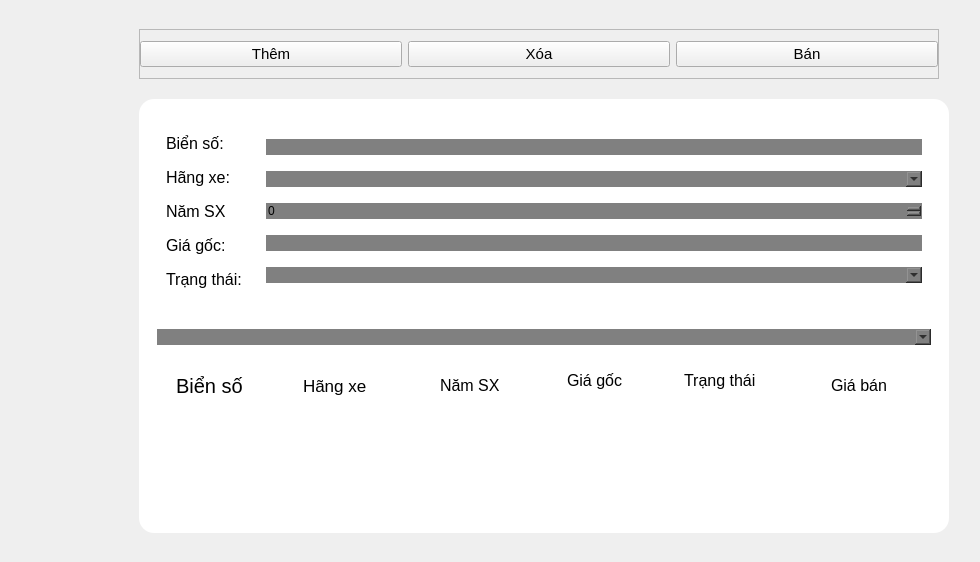
<?xml version="1.0" encoding="UTF-8"?>
<ui version="4.0">
 <class>MainWindow</class>
 <widget class="QMainWindow" name="MainWindow">
  <property name="geometry">
   <rect>
    <x>0</x>
    <y>0</y>
    <width>980</width>
    <height>562</height>
   </rect>
  </property>
  <property name="windowTitle">
   <string>MainWindow</string>
  </property>
  <widget class="QWidget" name="centralwidget">
   <layout class="QHBoxLayout" name="horizontalLayout">
    <item>
     <widget class="QWidget" name="widget_2" native="true">
      <property name="maximumSize">
       <size>
        <width>100</width>
        <height>16777215</height>
       </size>
      </property>
      <widget class="QLabel" name="label_2">
       <property name="geometry">
        <rect>
         <x>10</x>
         <y>430</y>
         <width>78</width>
         <height>100</height>
        </rect>
       </property>
       <property name="maximumSize">
        <size>
         <width>16777215</width>
         <height>100</height>
        </size>
       </property>
       <property name="text">
        <string/>
       </property>
       <property name="pixmap">
        <pixmap>ảnh/adaw.png</pixmap>
       </property>
       <property name="scaledContents">
        <bool>true</bool>
       </property>
      </widget>
      <widget class="QLabel" name="label">
       <property name="geometry">
        <rect>
         <x>11</x>
         <y>11</y>
         <width>78</width>
         <height>100</height>
        </rect>
       </property>
       <property name="maximumSize">
        <size>
         <width>16777215</width>
         <height>100</height>
        </size>
       </property>
       <property name="text">
        <string/>
       </property>
       <property name="pixmap">
        <pixmap>ảnh/tải xuống.png</pixmap>
       </property>
       <property name="scaledContents">
        <bool>true</bool>
       </property>
      </widget>
      <widget class="QLabel" name="label_3">
       <property name="geometry">
        <rect>
         <x>11</x>
         <y>118</y>
         <width>78</width>
         <height>329</height>
        </rect>
       </property>
       <property name="text">
        <string/>
       </property>
      </widget>
     </widget>
    </item>
    <item>
     <widget class="QStackedWidget" name="stackedWidget">
      <property name="maximumSize">
       <size>
        <width>850</width>
        <height>16777215</height>
       </size>
      </property>
      <property name="currentIndex">
       <number>2</number>
      </property>
      <widget class="QWidget" name="homePage">
       <layout class="QGridLayout" name="gridLayout_2">
        <property name="leftMargin">
         <number>0</number>
        </property>
        <property name="topMargin">
         <number>0</number>
        </property>
        <property name="rightMargin">
         <number>0</number>
        </property>
        <property name="bottomMargin">
         <number>0</number>
        </property>
        <property name="spacing">
         <number>0</number>
        </property>
        <item row="0" column="0">
         <widget class="QFrame" name="homeFrame">
          <property name="frameShape">
           <enum>QFrame::StyledPanel</enum>
          </property>
          <property name="frameShadow">
           <enum>QFrame::Raised</enum>
          </property>
          <layout class="QHBoxLayout" name="horizontalLayout_9">
           <property name="spacing">
            <number>0</number>
           </property>
           <property name="leftMargin">
            <number>0</number>
           </property>
           <property name="topMargin">
            <number>0</number>
           </property>
           <property name="rightMargin">
            <number>0</number>
           </property>
           <property name="bottomMargin">
            <number>0</number>
           </property>
           <item>
            <widget class="QWidget" name="widget_3" native="true">
             <property name="minimumSize">
              <size>
               <width>350</width>
               <height>0</height>
              </size>
             </property>
            </widget>
           </item>
          </layout>
         </widget>
        </item>
       </layout>
      </widget>
      <widget class="QWidget" name="rankPage">
       <layout class="QGridLayout" name="gridLayout_5">
        <item row="0" column="0">
         <widget class="QFrame" name="rankFrame">
          <property name="frameShape">
           <enum>QFrame::StyledPanel</enum>
          </property>
          <property name="frameShadow">
           <enum>QFrame::Raised</enum>
          </property>
          <layout class="QVBoxLayout" name="verticalLayout_6">
           <property name="spacing">
            <number>0</number>
           </property>
           <property name="leftMargin">
            <number>0</number>
           </property>
           <property name="topMargin">
            <number>0</number>
           </property>
           <property name="rightMargin">
            <number>0</number>
           </property>
           <property name="bottomMargin">
            <number>0</number>
           </property>
          </layout>
         </widget>
        </item>
       </layout>
      </widget>
      <widget class="QWidget" name="CRUDPage">
       <layout class="QGridLayout" name="gridLayout_4">
        <property name="leftMargin">
         <number>20</number>
        </property>
        <property name="topMargin">
         <number>20</number>
        </property>
        <property name="rightMargin">
         <number>20</number>
        </property>
        <property name="bottomMargin">
         <number>20</number>
        </property>
        <property name="spacing">
         <number>20</number>
        </property>
        <item row="1" column="0">
         <widget class="QFrame" name="CRUDMenu">
          <property name="maximumSize">
           <size>
            <width>800</width>
            <height>50</height>
           </size>
          </property>
          <property name="frameShape">
           <enum>QFrame::StyledPanel</enum>
          </property>
          <property name="frameShadow">
           <enum>QFrame::Raised</enum>
          </property>
          <layout class="QHBoxLayout" name="horizontalLayout_6">
           <property name="leftMargin">
            <number>0</number>
           </property>
           <property name="rightMargin">
            <number>0</number>
           </property>
           <item>
            <widget class="QPushButton" name="btn_add">
             <property name="minimumSize">
              <size>
               <width>100</width>
               <height>0</height>
              </size>
             </property>
             <property name="font">
              <font>
               <pointsize>11</pointsize>
              </font>
             </property>
             <property name="text">
              <string>Thêm</string>
             </property>
            </widget>
           </item>
           <item>
            <widget class="QPushButton" name="btn_delete">
             <property name="minimumSize">
              <size>
               <width>100</width>
               <height>0</height>
              </size>
             </property>
             <property name="font">
              <font>
               <pointsize>11</pointsize>
              </font>
             </property>
             <property name="text">
              <string>Xóa</string>
             </property>
            </widget>
           </item>
           <item>
            <widget class="QPushButton" name="btn_sell">
             <property name="minimumSize">
              <size>
               <width>100</width>
               <height>0</height>
              </size>
             </property>
             <property name="font">
              <font>
               <pointsize>11</pointsize>
              </font>
             </property>
             <property name="text">
              <string>Bán</string>
             </property>
            </widget>
           </item>
          </layout>
         </widget>
        </item>
        <item row="3" column="0">
         <widget class="QFrame" name="CRUDFrame">
          <property name="styleSheet">
           <string notr="true">background-color: white;
border-radius: 15px;</string>
          </property>
          <property name="frameShape">
           <enum>QFrame::StyledPanel</enum>
          </property>
          <property name="frameShadow">
           <enum>QFrame::Raised</enum>
          </property>
          <layout class="QVBoxLayout" name="verticalLayout_3">
           <item>
            <widget class="QWidget" name="widget_8" native="true">
             <property name="maximumSize">
              <size>
               <width>16777215</width>
               <height>200</height>
              </size>
             </property>
             <layout class="QHBoxLayout" name="horizontalLayout_2">
              <item>
               <widget class="QWidget" name="widget_10" native="true">
                <property name="maximumSize">
                 <size>
                  <width>150</width>
                  <height>16777215</height>
                 </size>
                </property>
                <layout class="QVBoxLayout" name="verticalLayout_4">
                 <item>
                  <widget class="QLabel" name="label_7">
                   <property name="font">
                    <font>
                     <pointsize>12</pointsize>
                    </font>
                   </property>
                   <property name="text">
                    <string>Biển số:</string>
                   </property>
                  </widget>
                 </item>
                 <item>
                  <widget class="QLabel" name="label_8">
                   <property name="font">
                    <font>
                     <pointsize>12</pointsize>
                    </font>
                   </property>
                   <property name="text">
                    <string>Hãng xe:</string>
                   </property>
                  </widget>
                 </item>
                 <item>
                  <widget class="QLabel" name="label_9">
                   <property name="font">
                    <font>
                     <pointsize>12</pointsize>
                    </font>
                   </property>
                   <property name="text">
                    <string>Năm SX</string>
                   </property>
                  </widget>
                 </item>
                 <item>
                  <widget class="QLabel" name="label_10">
                   <property name="font">
                    <font>
                     <pointsize>12</pointsize>
                    </font>
                   </property>
                   <property name="text">
                    <string>Giá gốc:</string>
                   </property>
                  </widget>
                 </item>
                 <item>
                  <widget class="QLabel" name="label_11">
                   <property name="font">
                    <font>
                     <pointsize>12</pointsize>
                    </font>
                   </property>
                   <property name="text">
                    <string>Trạng thái:</string>
                   </property>
                  </widget>
                 </item>
                </layout>
               </widget>
              </item>
              <item>
               <widget class="QWidget" name="widget_11" native="true">
                <layout class="QVBoxLayout" name="verticalLayout_5">
                 <item>
                  <widget class="QLineEdit" name="txt_bienso">
                   <property name="styleSheet">
                    <string notr="true">background-color:gray;
border-radius:10px;</string>
                   </property>
                  </widget>
                 </item>
                 <item>
                  <widget class="QComboBox" name="cmb_hangxe">
                   <property name="styleSheet">
                    <string notr="true">background-color:gray;
border-radius:10px;</string>
                   </property>
                  </widget>
                 </item>
                 <item>
                  <widget class="QSpinBox" name="txt_namsx">
                   <property name="styleSheet">
                    <string notr="true">background-color:gray;
border-radius:10px;</string>
                   </property>
                  </widget>
                 </item>
                 <item>
                  <widget class="QLineEdit" name="txt_gia">
                   <property name="styleSheet">
                    <string notr="true">background-color:gray;
border-radius:10px;</string>
                   </property>
                  </widget>
                 </item>
                 <item>
                  <widget class="QComboBox" name="cmb_trangthai">
                   <property name="styleSheet">
                    <string notr="true">background-color:gray;
border-radius:10px;</string>
                   </property>
                  </widget>
                 </item>
                </layout>
               </widget>
              </item>
             </layout>
            </widget>
           </item>
           <item>
            <widget class="QWidget" name="widget_9" native="true">
             <property name="maximumSize">
              <size>
               <width>16777215</width>
               <height>200</height>
              </size>
             </property>
             <layout class="QVBoxLayout" name="verticalLayout_8">
              <item>
               <widget class="QComboBox" name="cmb_filter_hang">
                <property name="styleSheet">
                 <string notr="true">background-color:gray;
border-radius:10px;</string>
                </property>
               </widget>
              </item>
              <item>
               <widget class="QWidget" name="data" native="true">
                <layout class="QHBoxLayout" name="horizontalLayout_3">
                 <item>
                  <widget class="QWidget" name="widget_13" native="true">
                   <widget class="QLabel" name="label_12">
                    <property name="geometry">
                     <rect>
                      <x>10</x>
                      <y>10</y>
                      <width>101</width>
                      <height>31</height>
                     </rect>
                    </property>
                    <property name="font">
                     <font>
                      <pointsize>15</pointsize>
                     </font>
                    </property>
                    <property name="text">
                     <string>Biển số</string>
                    </property>
                   </widget>
                  </widget>
                 </item>
                 <item>
                  <widget class="QWidget" name="widget_17" native="true">
                   <widget class="QLabel" name="label_13">
                    <property name="geometry">
                     <rect>
                      <x>10</x>
                      <y>10</y>
                      <width>91</width>
                      <height>31</height>
                     </rect>
                    </property>
                    <property name="font">
                     <font>
                      <pointsize>13</pointsize>
                     </font>
                    </property>
                    <property name="text">
                     <string>Hãng xe</string>
                    </property>
                   </widget>
                  </widget>
                 </item>
                 <item>
                  <widget class="QWidget" name="widget_14" native="true">
                   <widget class="QLabel" name="label_14">
                    <property name="geometry">
                     <rect>
                      <x>20</x>
                      <y>10</y>
                      <width>91</width>
                      <height>31</height>
                     </rect>
                    </property>
                    <property name="font">
                     <font>
                      <pointsize>12</pointsize>
                     </font>
                    </property>
                    <property name="text">
                     <string>Năm SX</string>
                    </property>
                   </widget>
                  </widget>
                 </item>
                 <item>
                  <widget class="QWidget" name="widget_18" native="true">
                   <widget class="QLabel" name="label_15">
                    <property name="geometry">
                     <rect>
                      <x>20</x>
                      <y>0</y>
                      <width>81</width>
                      <height>41</height>
                     </rect>
                    </property>
                    <property name="font">
                     <font>
                      <pointsize>12</pointsize>
                     </font>
                    </property>
                    <property name="text">
                     <string>Giá gốc</string>
                    </property>
                   </widget>
                  </widget>
                 </item>
                 <item>
                  <widget class="QWidget" name="widget_15" native="true">
                   <widget class="QLabel" name="label_16">
                    <property name="geometry">
                     <rect>
                      <x>10</x>
                      <y>-20</y>
                      <width>101</width>
                      <height>81</height>
                     </rect>
                    </property>
                    <property name="font">
                     <font>
                      <pointsize>12</pointsize>
                     </font>
                    </property>
                    <property name="text">
                     <string>Trạng thái</string>
                    </property>
                   </widget>
                  </widget>
                 </item>
                 <item>
                  <widget class="QWidget" name="widget_16" native="true">
                   <widget class="QLabel" name="label_17">
                    <property name="geometry">
                     <rect>
                      <x>30</x>
                      <y>-10</y>
                      <width>91</width>
                      <height>71</height>
                     </rect>
                    </property>
                    <property name="font">
                     <font>
                      <pointsize>12</pointsize>
                     </font>
                    </property>
                    <property name="text">
                     <string>Giá bán</string>
                    </property>
                   </widget>
                  </widget>
                 </item>
                </layout>
               </widget>
              </item>
             </layout>
            </widget>
           </item>
          </layout>
         </widget>
        </item>
       </layout>
      </widget>
      <widget class="QWidget" name="tvshowsPage">
       <layout class="QGridLayout" name="gridLayout_3">
        <item row="0" column="0">
         <widget class="QWidget" name="widget" native="true">
          <layout class="QVBoxLayout" name="verticalLayout">
           <item>
            <widget class="QWidget" name="widget_5" native="true">
             <property name="maximumSize">
              <size>
               <width>16777215</width>
               <height>80</height>
              </size>
             </property>
             <widget class="QLabel" name="label_4">
              <property name="geometry">
               <rect>
                <x>330</x>
                <y>0</y>
                <width>301</width>
                <height>71</height>
               </rect>
              </property>
              <property name="font">
               <font>
                <pointsize>24</pointsize>
               </font>
              </property>
              <property name="text">
               <string>Lợi ích</string>
              </property>
             </widget>
            </widget>
           </item>
           <item>
            <widget class="QWidget" name="widget_4" native="true">
             <layout class="QVBoxLayout" name="verticalLayout_2">
              <item>
               <widget class="QWidget" name="widget_6" native="true">
                <property name="maximumSize">
                 <size>
                  <width>16777215</width>
                  <height>100</height>
                 </size>
                </property>
                <widget class="QLabel" name="label_5">
                 <property name="geometry">
                  <rect>
                   <x>10</x>
                   <y>10</y>
                   <width>771</width>
                   <height>120</height>
                  </rect>
                 </property>
                 <property name="maximumSize">
                  <size>
                   <width>16777215</width>
                   <height>120</height>
                  </size>
                 </property>
                 <property name="font">
                  <font>
                   <pointsize>12</pointsize>
                  </font>
                 </property>
                 <property name="text">
                  <string>Giúp bạn:phân phối xe hợp lý,tăng hiệu suất kinh doanh,tối ưu hóa chi phí hoạt động,...</string>
                 </property>
                </widget>
               </widget>
              </item>
              <item>
               <widget class="QWidget" name="widget_7" native="true">
                <property name="maximumSize">
                 <size>
                  <width>16777215</width>
                  <height>400</height>
                 </size>
                </property>
                <property name="font">
                 <font>
                  <pointsize>9</pointsize>
                 </font>
                </property>
                <widget class="QLabel" name="label_6">
                 <property name="geometry">
                  <rect>
                   <x>140</x>
                   <y>20</y>
                   <width>481</width>
                   <height>261</height>
                  </rect>
                 </property>
                 <property name="text">
                  <string/>
                 </property>
                 <property name="pixmap">
                  <pixmap>ảnh/quan-ly-xe-hoi-cho-cong-ty-cach-thuc-hien-va-cac-loi-khuyen-3.jpg</pixmap>
                 </property>
                 <property name="scaledContents">
                  <bool>true</bool>
                 </property>
                </widget>
               </widget>
              </item>
             </layout>
            </widget>
           </item>
          </layout>
         </widget>
        </item>
       </layout>
      </widget>
      <widget class="QWidget" name="userPage">
       <layout class="QGridLayout" name="gridLayout_6"/>
      </widget>
      <widget class="QWidget" name="searchPage">
       <layout class="QGridLayout" name="gridLayout_7">
        <property name="bottomMargin">
         <number>8</number>
        </property>
        <item row="0" column="0">
         <widget class="QFrame" name="searchFrame">
          <property name="frameShape">
           <enum>QFrame::StyledPanel</enum>
          </property>
          <property name="frameShadow">
           <enum>QFrame::Raised</enum>
          </property>
          <layout class="QVBoxLayout" name="verticalLayout_7">
           <property name="spacing">
            <number>0</number>
           </property>
           <property name="leftMargin">
            <number>0</number>
           </property>
           <property name="topMargin">
            <number>0</number>
           </property>
           <property name="rightMargin">
            <number>0</number>
           </property>
           <property name="bottomMargin">
            <number>0</number>
           </property>
          </layout>
         </widget>
        </item>
       </layout>
      </widget>
     </widget>
    </item>
   </layout>
  </widget>
 </widget>
 <resources/>
 <connections/>
</ui>
